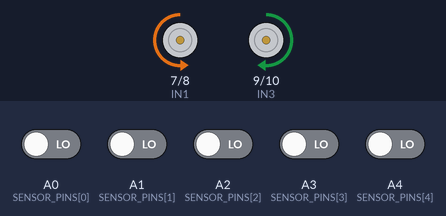
The sketch below on a simulated Arduino Uno, built with avr-gcc and run on an emulated ATmega328P. Shown: motor-driver pin pairs drawn as motors (green arrow = first pin HIGH = forward, orange = second pin HIGH = backward, longer = more drive, scaled by the enable pin). The test bench sets the inputs (shaded band); at power-on: A0 (SENSOR_PINS[0]), A1 (SENSOR_PINS[1]), A2 (SENSOR_PINS[2]), A3 (SENSOR_PINS[3]), A4 (SENSOR_PINS[4]) LOW.

Above: at 3.2 s.
3.3 s: A0 (SENSOR_PINS[0]) driven HIGH
At 4.0 s:
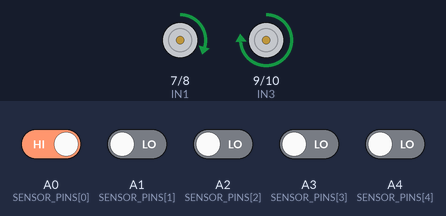
4.8 s: A1 (SENSOR_PINS[1]) driven HIGH
At 5.1 s:
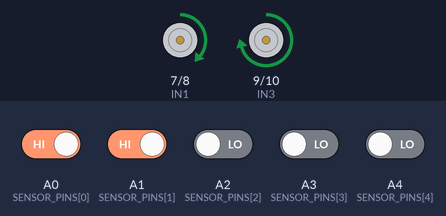
6.3 s: A3 (SENSOR_PINS[3]) driven HIGH
At 7.4 s:
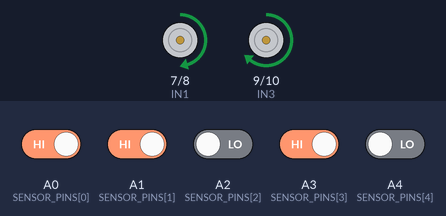
7.8 s: A2 (SENSOR_PINS[2]) driven HIGH
At 8.6 s:
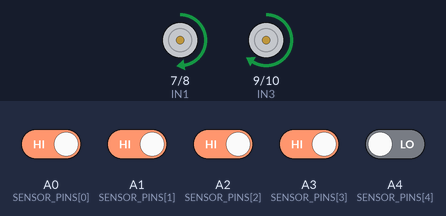
9.3 s: A4 (SENSOR_PINS[4]) driven HIGH
At 9.7 s:
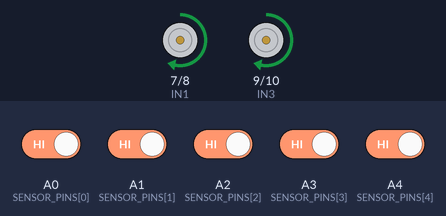
10.8 s: A0 (SENSOR_PINS[0]) driven LOW
At 12.1 s:
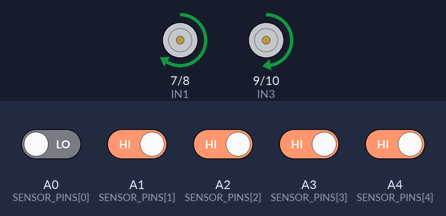
Timing chart, 0 to 13.3 s (numbered marks = the images above; inputs shaded):
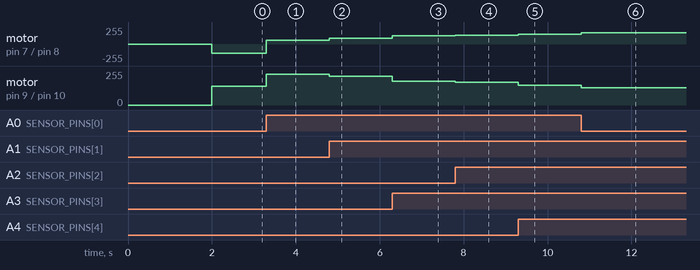

The sketch:

line_follower.ino
```cpp
/*
  Line Following Robot - Arduino Uno + L298N + 5 IR sensors, PID control

  WIRING
  ------
  L298N:  ENA -> D5 (PWM)   IN1 -> D7   IN2 -> D8     (left motor)
          ENB -> D6 (PWM)   IN3 -> D9   IN4 -> D10    (right motor)
          Remove the ENA/ENB jumpers on the L298N so PWM works.
          Motor battery -> L298N 12V, battery GND -> L298N GND AND Arduino GND.

  IR sensor modules (digital output), left to right:
          S1 -> A0   S2 -> A1   S3 -> A2   S4 -> A3   S5 -> A4
          VCC -> 5V, GND -> GND

  TUNING
  ------
  1. Set LINE_IS_HIGH to match your sensors (see the sensor test below).
  2. Start with Ki = 0, Kd = 0, raise Kp until the robot follows but wobbles.
  3. Raise Kd until the wobble settles. Add a tiny Ki only if it drifts.
  4. Raise BASE_SPEED gradually.

  Set DEBUG to true and open Serial Monitor at 115200 to see sensor readings.
*/

// ---------------- Pins ----------------
const uint8_t ENA = 5, IN1 = 7, IN2 = 8;    // left motor
const uint8_t ENB = 6, IN3 = 9, IN4 = 10;   // right motor
const uint8_t SENSOR_PINS[5] = { A0, A1, A2, A3, A4 };

// ---------------- Settings ----------------
const bool LINE_IS_HIGH = true;   // true: sensor reads HIGH over the line, false: LOW
const bool DEBUG        = false;  // print sensor values to Serial

int BASE_SPEED = 150;             // 0-255 forward speed on a straight line
int MAX_SPEED  = 230;             // upper limit for either motor
int TURN_SPEED = 140;             // speed used when searching for a lost line

float Kp = 0.045;
float Ki = 0.0;
float Kd = 0.35;

// Sensor weights: leftmost = -2000, rightmost = +2000
const int WEIGHTS[5] = { -2000, -1000, 0, 1000, 2000 };

// ---------------- State ----------------
float integralTerm = 0;
int lastError = 0;
int lastSeenDir = 0;   // -1 = line was last on the left, +1 = on the right

// ---------------- Motor control ----------------
// speed: -255 (full reverse) .. +255 (full forward)
void setMotor(uint8_t pinA, uint8_t pinB, uint8_t pwmPin, int speed) {
  speed = constrain(speed, -255, 255);
  if (speed > 0) {
    digitalWrite(pinA, HIGH);
    digitalWrite(pinB, LOW);
  } else if (speed < 0) {
    digitalWrite(pinA, LOW);
    digitalWrite(pinB, HIGH);
  } else {
    digitalWrite(pinA, LOW);
    digitalWrite(pinB, LOW);
  }
  analogWrite(pwmPin, abs(speed));
}

void drive(int left, int right) {
  setMotor(IN1, IN2, ENA, left);
  setMotor(IN3, IN4, ENB, right);
}

void stopMotors() {
  drive(0, 0);
}

// ---------------- Sensors ----------------
// Fills s[] with 1 when the sensor is over the line. Returns how many see it.
int readSensors(uint8_t s[5]) {
  int count = 0;
  for (int i = 0; i < 5; i++) {
    bool raw = digitalRead(SENSOR_PINS[i]);
    s[i] = (raw == LINE_IS_HIGH) ? 1 : 0;
    count += s[i];
  }
  return count;
}

// ---------------- Setup ----------------
void setup() {
  pinMode(ENA, OUTPUT);
  pinMode(IN1, OUTPUT);
  pinMode(IN2, OUTPUT);
  pinMode(ENB, OUTPUT);
  pinMode(IN3, OUTPUT);
  pinMode(IN4, OUTPUT);
  for (int i = 0; i < 5; i++) pinMode(SENSOR_PINS[i], INPUT);

  if (DEBUG) Serial.begin(115200);

  stopMotors();
  delay(2000);   // time to place the robot on the line
}

// ---------------- Main loop ----------------
void loop() {
  uint8_t s[5];
  int count = readSensors(s);

  if (DEBUG) {
    for (int i = 0; i < 5; i++) Serial.print(s[i]);
    Serial.println();
  }

  // Line lost: spin toward the side where it was last seen
  if (count == 0) {
    integralTerm = 0;
    if (lastSeenDir <= 0) drive(-TURN_SPEED, TURN_SPEED);   // turn left
    else                  drive(TURN_SPEED, -TURN_SPEED);   // turn right
    return;
  }

  // All sensors on the line (junction / thick line): go straight through
  if (count == 5) {
    drive(BASE_SPEED, BASE_SPEED);
    return;
  }

  // Weighted average position of the line
  long sum = 0;
  for (int i = 0; i < 5; i++) {
    if (s[i]) sum += WEIGHTS[i];
  }
  int error = sum / count;   // negative = line on left, positive = line on right

  if (error < 0) lastSeenDir = -1;
  else if (error > 0) lastSeenDir = 1;

  // PID
  integralTerm += error;
  integralTerm = constrain(integralTerm, -5000, 5000);   // anti-windup
  float derivative = error - lastError;
  lastError = error;

  float correction = Kp * error + Ki * integralTerm + Kd * derivative;

  // Line on the right (error > 0) -> speed up left motor, slow right motor
  int leftSpeed  = constrain(BASE_SPEED + (int)correction, -MAX_SPEED, MAX_SPEED);
  int rightSpeed = constrain(BASE_SPEED - (int)correction, -MAX_SPEED, MAX_SPEED);

  drive(leftSpeed, rightSpeed);
}
```

Measured:
- after the input at 3.3 s, motor on pin 7 (IN1) / pin 8 (IN2): backward 140/255 → forward 60/255 at once; motor on pin 9 (IN3) / pin 10 (IN4): forward 140/255 → forward 230/255 at once
- after the input at 4.8 s, motor on pin 7 (IN1) / pin 8 (IN2): forward 60/255 → forward 83/255 at once; motor on pin 9 (IN3) / pin 10 (IN4): forward 230/255 → forward 217/255 at once
- after the input at 6.3 s, motor on pin 7 (IN1) / pin 8 (IN2): forward 83/255 → forward 121/255 at once; motor on pin 9 (IN3) / pin 10 (IN4): forward 217/255 → forward 179/255 at once
- after the input at 7.8 s, motor on pin 7 (IN1) / pin 8 (IN2): forward 121/255 → forward 128/255 at once; motor on pin 9 (IN3) / pin 10 (IN4): forward 179/255 → forward 172/255 at once
- after the input at 9.3 s, motor on pin 7 (IN1) / pin 8 (IN2): forward 128/255 → forward 150/255 at once; motor on pin 9 (IN3) / pin 10 (IN4): forward 172/255 → forward 150/255 at once
- after the input at 10.8 s, motor on pin 7 (IN1) / pin 8 (IN2): forward 150/255 → forward 172/255 at once; motor on pin 9 (IN3) / pin 10 (IN4): forward 150/255 → forward 128/255 at once
